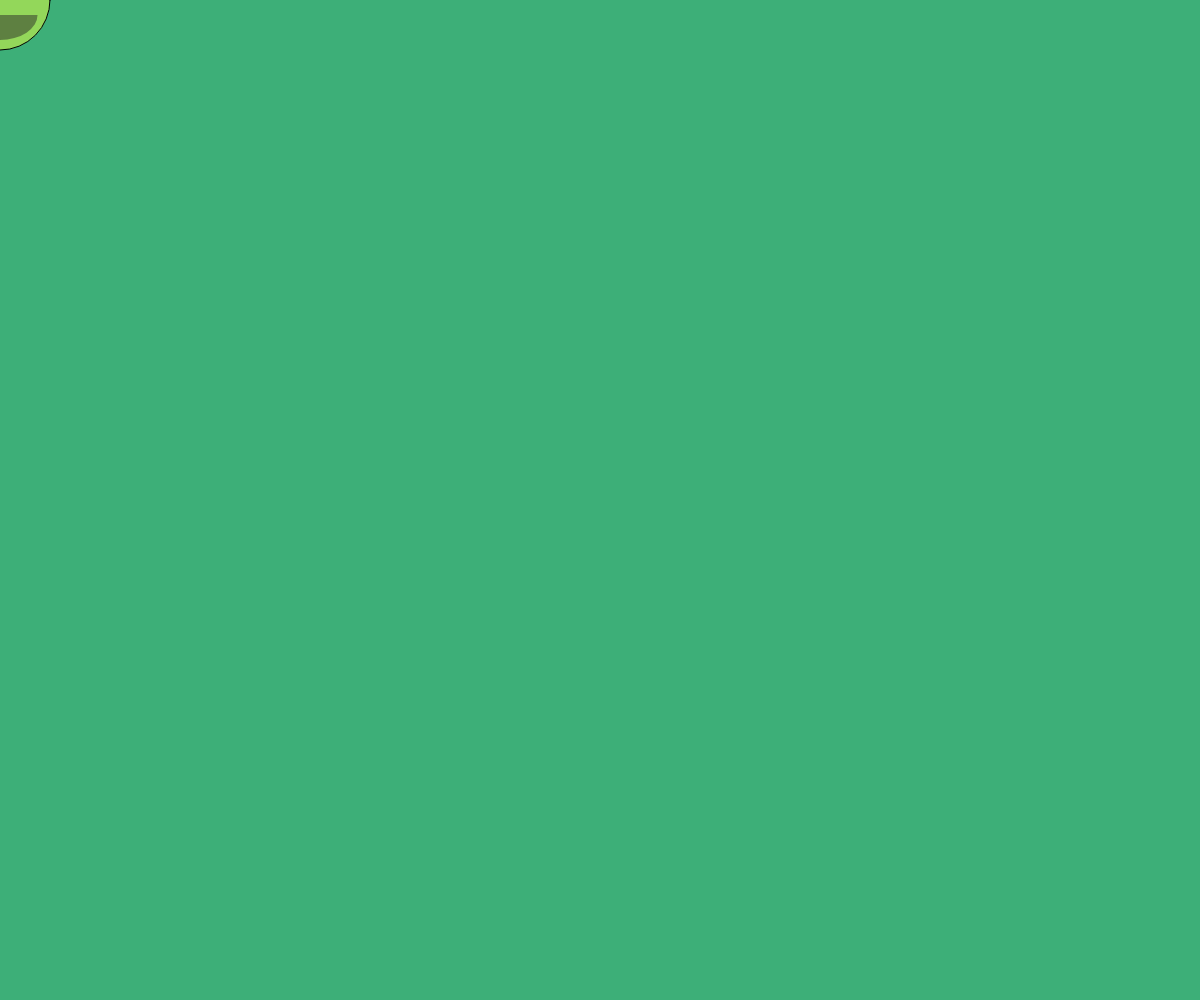
Frame 1 (no input)
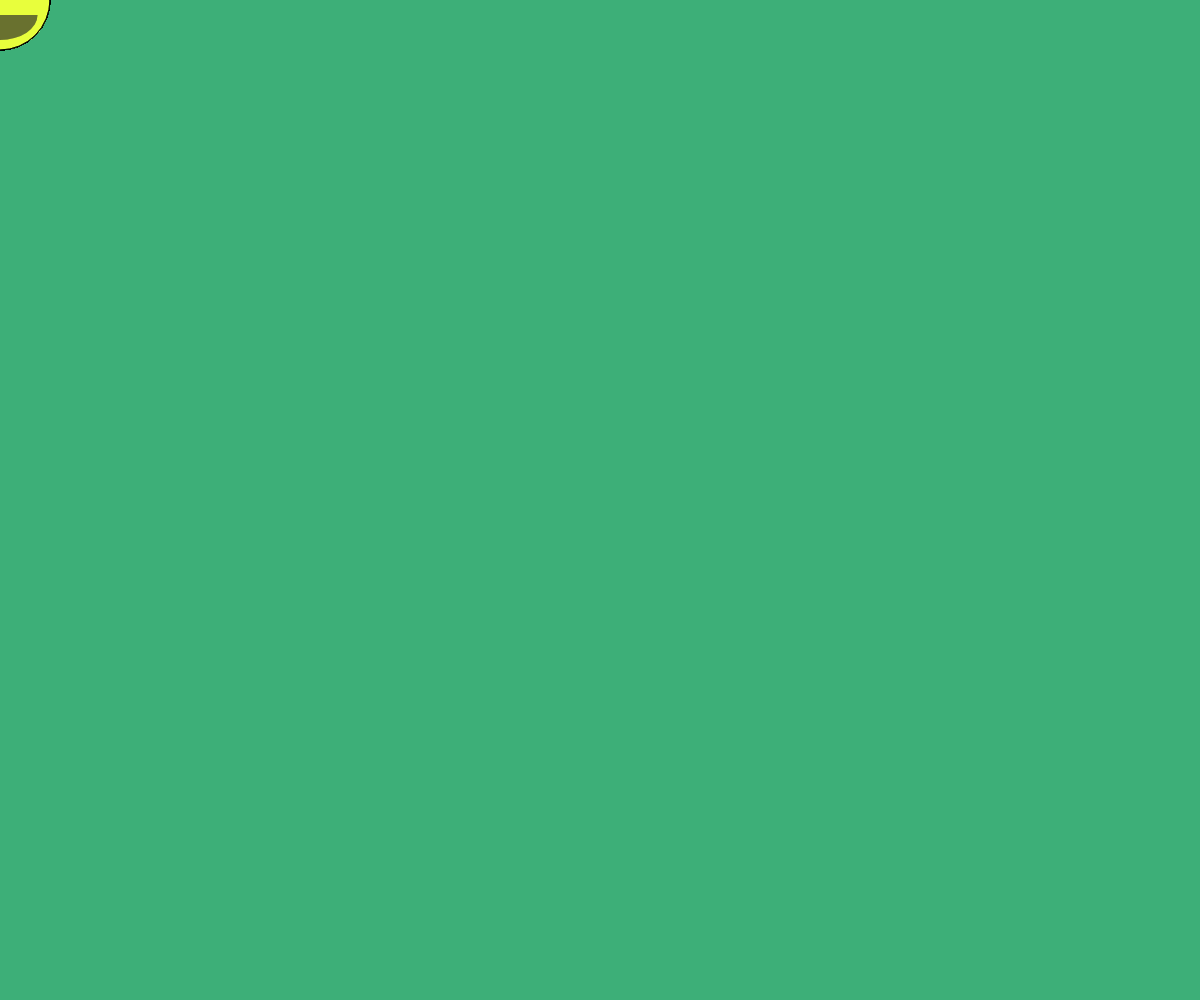
Frame 60 (no input)
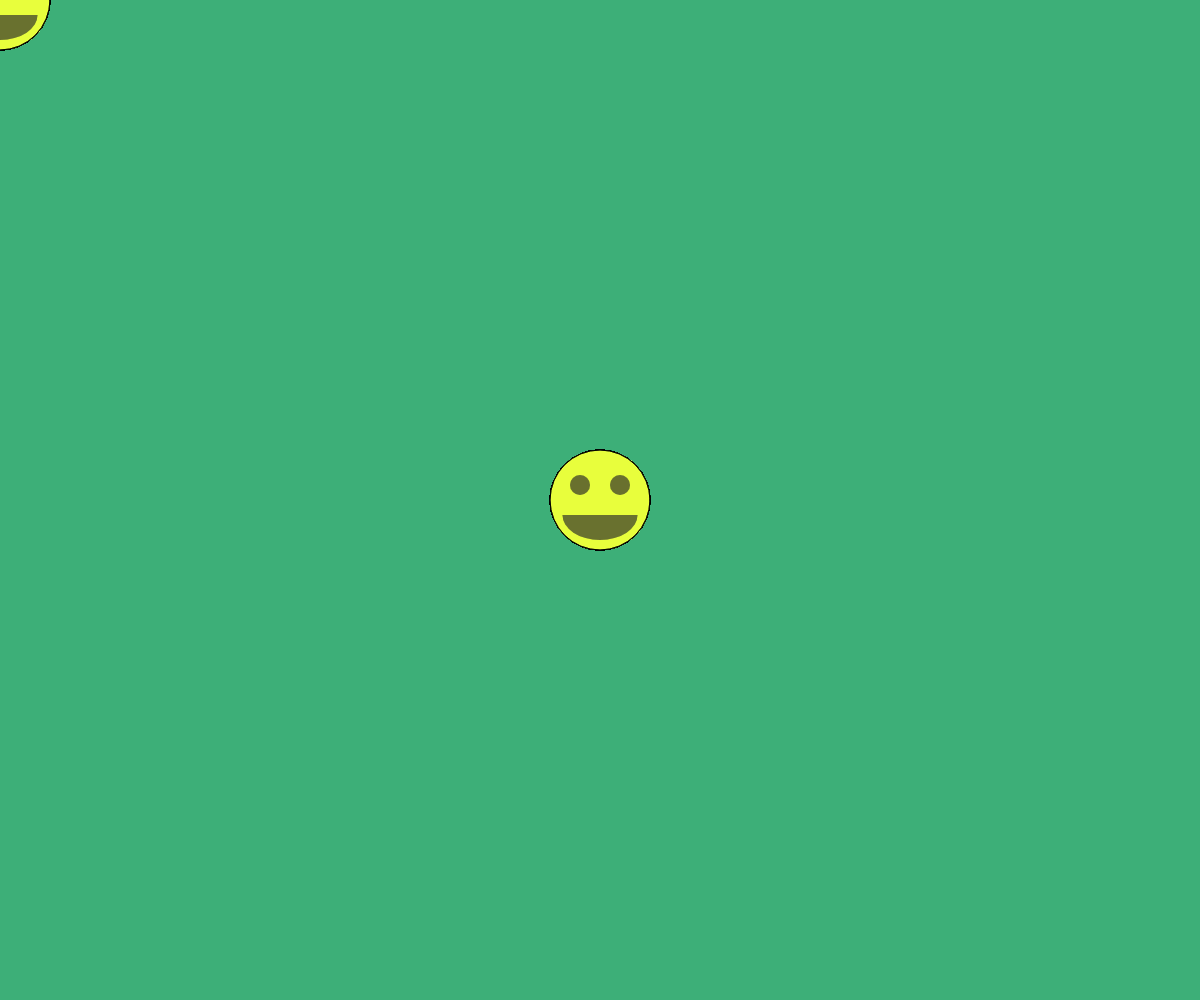
Frame 120 (the mouse pressed at the canvas centre since frame 60)

The p5.js sketch that drew these frames (run headless with seeded random() and noise() and a simulated clock; from frame 60 on, the mouse is pressed at the canvas centre):

// p5.js sketch
// ── sketch.js
var smileySize = 100;
var eyePos_X = smileySize * 0.2;
var eyePos_Y = smileySize * -0.15;
var eyeSize = smileySize * 0.2;
var smilePos_Y = smileySize * 0.15;
var smileWidth = smileySize * 0.75;
var smileHeight = smileySize * 0.50;


function setup() {
    createCanvas( windowWidth, windowHeight );
    background( 'rgb(61, 175, 120)' );
}


function draw() {
    // ** draw the smily face **

    // follow the mouse
    translate( mouseX, mouseY );
    // draw the outline and head
    stroke( 0 );
    fill('rgba(234, 255, 61, 0.5)');
    // note: the head size is based on a variable
    ellipse( 0, 0, smileySize );
    // draw the mouth and eyes
    // note: that their size and position is dependent on the initial smileySize var.
    noStroke();
    fill( 40, 127 );
    arc( 0, smilePos_Y, smileWidth, smileHeight, 0, PI );
    ellipse( -eyePos_X, eyePos_Y, 20 );
    ellipse( eyePos_X, eyePos_Y, 20 );
}
